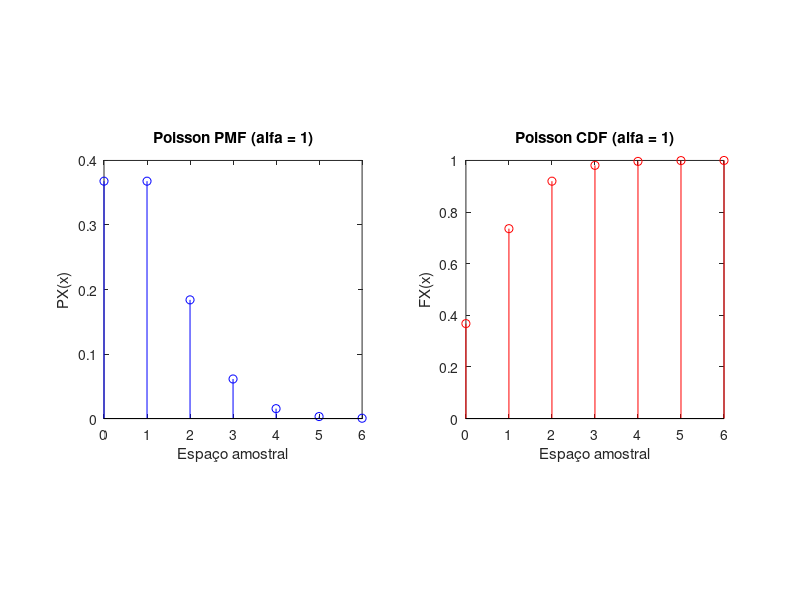

MATLAB code for this plot:
clear all clc clf

% Função para calcular a função de massa de probabilidade (pmf) de uma variável aleatória de Poisson
function pmf=poissonpmf(alpha, x)
  % Variável aleatória de Poisson (alpha) X,
  % saída = vetor pmf: pmf(i)=P[X=x(i)]
  x = x(:);
  k=(1:max(x))';
  logfacts =cumsum(log(k));
  pb=exp([-alpha; ...
  -alpha+ (k*log(alpha))-logfacts]);
  okx=(x>=0).*(x==floor(x));
  x=okx.*x;
  pmf=okx.*pb(x+1);
  % pmf(i) = 0 para todo x(i) com probabilidade zero
  pmf = pmf';
endfunction

% Função para calcular a função de distribuição cumulativa (cdf) de uma variável aleatória de Poisson
function cdf=poissoncdf(alpha,x)
  % saída cdf(i)=Prob[X<=x(i)]
  x=floor(x(:));
  sx=0:max(x);
  cdf=cumsum(poissonpmf(alpha,sx)');
  % cdf de 0 até max(x)
  okx=(x>=0);% x(i)<0 -> cdf=0
  x=(okx.*x);% nega x(i)=0
  cdf= okx.*cdf(x+1);
  % cdf = 0 para todo x(i) < 0
  cdf = cdf';
endfunction

% Função para calcular o valor esperado de uma variável aleatória
function E = expectedValue(sx, px)
  v = sx .* px;
  E = sum(v);
endfunction

% Espaço amostral e alfa
sx = 0:1:6;
alfa = 1

% Cálculos da PMF e CDF
px = poissonpmf(alfa, sx);
fx = poissoncdf(alfa, sx);

% Valor esperado
E = expectedValue(sx, px)

% Plot da PMF
figure(1);
subplot(1,2,1);
stem(sx, px, 'b');
title("Poisson PMF (alfa = 1)");
xlabel("Espaço amostral");
ylabel("PX(x)");
axis square

% Plot da CDF
figure(1);
subplot(1,2,2);
stem(sx, fx, 'r');
title("Poisson CDF (alfa = 1)");
xlabel("Espaço amostral");
ylabel("FX(x)");
axis square
